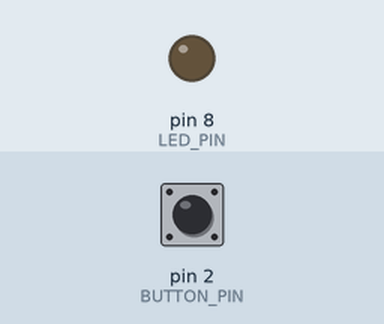
This sketch was run on a simulated Arduino Uno, built with avr-gcc and run on an emulated ATmega328P. Parts: output pins drawn as LEDs (lit = HIGH). The inputs (shaded band) are chosen by the test bench; at power-on: pin 2 (BUTTON_PIN) HIGH.

Above: at 1.2 s.
1.3 s: pin 2 (BUTTON_PIN) pulled LOW for 0.15 s
At 2.5 s:
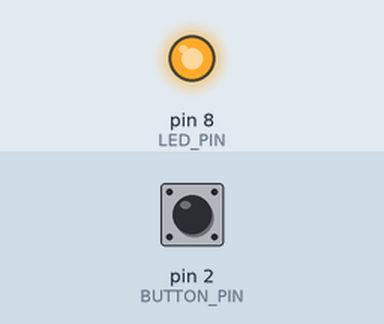
2.9 s: pin 2 (BUTTON_PIN) pulled LOW for 1 s
At 3.9 s:
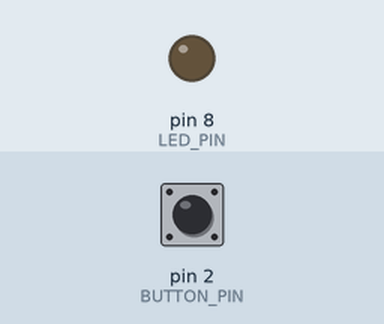
5.4 s: pin 2 (BUTTON_PIN) pulled LOW for 3.2 s
At 5.8 s:
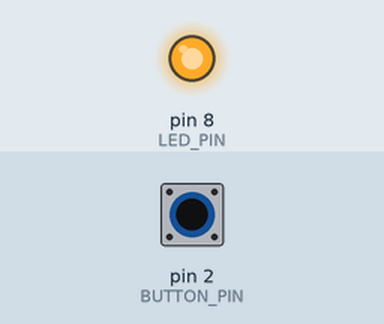
Timing chart, 0 to 8.4 s (numbered marks = the images above; inputs shaded):
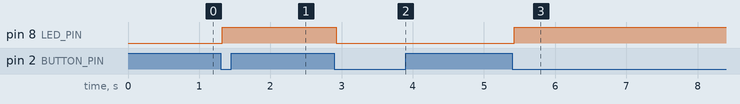

Measured:
- after the input at 1.3 s, pin 8 (LED_PIN): LOW → HIGH at once
- after the input at 2.9 s, pin 8 (LED_PIN): HIGH → LOW at once
- after the input at 5.4 s, pin 8 (LED_PIN): LOW → HIGH at once

The sketch:

simpleButton.ino
```cpp
// Include the Bounce2 library and define pins
#include <Bounce2.h>
#define BUTTON_PIN 2
#define LED_PIN 8

Bounce debouncer = Bounce();
bool ledState = false;

void setup() {
  // Set up LED pin as output and initialise
  pinMode(LED_PIN, OUTPUT);
  digitalWrite(LED_PIN, ledState);

  // Set up button pin with internal pull up resistor
  pinMode(BUTTON_PIN, INPUT_PULLUP);

  // Attach debouncer to the button pin and set the debounce interval
  debouncer.attach(BUTTON_PIN);
  debouncer.interval(25);
}

// Toggle LED
void loop() {
  debouncer.update();
  if (debouncer.fell()) {
    ledState = !ledState;
    digitalWrite(LED_PIN, ledState);
  }
}
```
